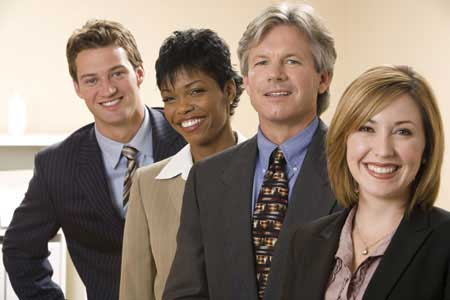
//> input picture GroupPic.jpg, 450 x 300 px
$ ./facedetectexample GroupPic.jpg   (built with g++ and OpenCV 4)
//> lines starting //> are read from the running program, lines starting //| are printed output that depends on the picture; after the words box and inside, x2 and y2 are one past the last pixel; in counts of white or black regions, pixels touching at a corner belong together
#include "opencv2/objdetect/objdetect.hpp"
#include "opencv2/highgui/highgui.hpp"
#include "opencv2/imgproc/imgproc.hpp"

#include <cctype>
#include <iostream>
#include <iterator>
#include <stdio.h>

using namespace std;
using namespace cv;

static void help()
{
	cout << "\nThis program demonstrates the cascade recognizer. Now you can use Haar or LBP features.\n"
		"This classifier can recognize many kinds of rigid objects, once the appropriate classifier is trained.\n"
		"It's most known use is for faces.\n"
		"Usage:\n"
		"./facedetect [--cascade=<cascade_path> this is the primary trained classifier such as frontal face]\n"
		"   [--nested-cascade[=nested_cascade_path this an optional secondary classifier such as eyes]]\n"
		"   [--scale=<image scale greater or equal to 1, try 1.3 for example>]\n"
		"   [--try-flip]\n"
		"   [filename|camera_index]\n\n"
		"see facedetect.cmd for one call:\n"
		"./facedetect --cascade=\"../../data/haarcascades/haarcascade_frontalface_alt.xml\" --nested-cascade=\"../../data/haarcascades/haarcascade_eye.xml\" --scale=1.3\n\n"
		"During execution:\n\tHit any key to quit.\n"
		"\tUsing OpenCV version " << CV_VERSION << "\n" << endl;
}

void detectAndDraw(Mat& img, CascadeClassifier& cascade,
	CascadeClassifier& nestedCascade,
	double scale, bool tryflip);

//CHANGE THE FILE LOCATIONS IF YOU NEED TO.
string cascadeName = "haarcascade_frontalface_alt.xml";
string nestedCascadeName = "haarcascade_eye_tree_eyeglasses.xml";

int main(int argc, const char** argv)
{
	CvCapture* capture = 0;
	Mat frame, frameCopy, image;
	const string scaleOpt = "--scale=";
	size_t scaleOptLen = scaleOpt.length();
	const string cascadeOpt = "--cascade=";
	size_t cascadeOptLen = cascadeOpt.length();
	const string nestedCascadeOpt = "--nested-cascade";
	size_t nestedCascadeOptLen = nestedCascadeOpt.length();
	const string tryFlipOpt = "--try-flip";
	size_t tryFlipOptLen = tryFlipOpt.length();
	string inputName;
	bool tryflip = false;

	help();

	CascadeClassifier cascade, nestedCascade;
	double scale = 1;

	for (int i = 1; i < argc; i++)
	{
		cout << "Processing " << i << " " << argv[i] << endl;
		if (cascadeOpt.compare(0, cascadeOptLen, argv[i], cascadeOptLen) == 0)
		{
			cascadeName.assign(argv[i] + cascadeOptLen);
			cout << "  from which we have cascadeName= " << cascadeName << endl;
		}
		else if (nestedCascadeOpt.compare(0, nestedCascadeOptLen, argv[i], nestedCascadeOptLen) == 0)
		{
			if (argv[i][nestedCascadeOpt.length()] == '=')
				nestedCascadeName.assign(argv[i] + nestedCascadeOpt.length() + 1);
			if (!nestedCascade.load(nestedCascadeName))
				cerr << "WARNING: Could not load classifier cascade for nested objects" << endl;
		}
		else if (scaleOpt.compare(0, scaleOptLen, argv[i], scaleOptLen) == 0)
		{
			if (!sscanf(argv[i] + scaleOpt.length(), "%lf", &scale) || scale < 1)
				scale = 1;
			cout << " from which we read scale = " << scale << endl;
		}
		else if (tryFlipOpt.compare(0, tryFlipOptLen, argv[i], tryFlipOptLen) == 0)
		{
			tryflip = true;
			cout << " will try to flip image horizontally to detect assymetric objects\n";
		}
		else if (argv[i][0] == '-')
		{
			cerr << "WARNING: Unknown option %s" << argv[i] << endl;
		}
		else
			inputName.assign(argv[i]);
	}

	if (!cascade.load(cascadeName))
	{
		cerr << "ERROR: Could not load classifier cascade" << endl;
		help();
		return -1;
	}

	if (inputName.empty() || (isdigit(inputName.c_str()[0]) && inputName.c_str()[1] == '\0'))
	{
		capture = cvCaptureFromCAM(inputName.empty() ? 0 : inputName.c_str()[0] - '0');	//Might need to change the leftmost 0.
		int c = inputName.empty() ? 1 : inputName.c_str()[0] - '0';
		if (!capture) cout << "Capture from CAM " << c << " didn't work" << endl;
	}
	else if (inputName.size())
	{
		image = imread(inputName, 1);
//> image is the input picture: 300 rows x 450 cols, CV_8UC3; mean B, G, R 109.9, 122.4, 138.6
		if (image.empty())
		{
			capture = cvCaptureFromAVI(inputName.c_str());
			if (!capture) cout << "Capture from AVI didn't work" << endl;
		}
	}
	else
	{
		image = imread("lena.jpg", 1);
		if (image.empty()) cout << "Couldn't read lena.jpg" << endl;
	}

	cvNamedWindow("result", 1);

	if (capture)
	{
		cout << "In capture ..." << endl;
		for (;;)
		{
			IplImage* iplImg = cvQueryFrame(capture);
			frame = iplImg;
			if (frame.empty())
				break;
			if (iplImg->origin == IPL_ORIGIN_TL)
				frame.copyTo(frameCopy);
			else
				flip(frame, frameCopy, 0);

			detectAndDraw(frameCopy, cascade, nestedCascade, scale, tryflip);

			if (waitKey(10) >= 0)
				goto _cleanup_;
		}

		waitKey(0);

	_cleanup_:
		cvReleaseCapture(&capture);
	}
	else
	{
		cout << "In image read" << endl;
		if (!image.empty())
		{
			detectAndDraw(image, cascade, nestedCascade, scale, tryflip);
			waitKey(0);
		}
		else if (!inputName.empty())
		{
			/* assume it is a text file containing the
			list of the image filenames to be processed - one per line */
			FILE* f = fopen(inputName.c_str(), "rt");
			if (f)
			{
				char buf[1000 + 1];
				while (fgets(buf, 1000, f))
				{
					int len = (int)strlen(buf), c;
					while (len > 0 && isspace(buf[len - 1]))
						len--;
					buf[len] = '\0';
					cout << "file " << buf << endl;
					image = imread(buf, 1);
					if (!image.empty())
					{
						detectAndDraw(image, cascade, nestedCascade, scale, tryflip);
						c = waitKey(0);
						if (c == 27 || c == 'q' || c == 'Q')
							break;
					}
					else
					{
						cerr << "Aw snap, couldn't read image " << buf << endl;
					}
				}
				fclose(f);
			}
		}
	}

	cvDestroyWindow("result");

	return 0;
}

void detectAndDraw(Mat& img, CascadeClassifier& cascade,
	CascadeClassifier& nestedCascade,
	double scale, bool tryflip)
{
//> called with scale = 1, tryflip = false
	int i = 0;
	double t = 0;
	vector<Rect> faces, faces2;
	const static Scalar colors[] = { CV_RGB(0, 0, 255),
		CV_RGB(0, 128, 255),
		CV_RGB(0, 255, 255),
		CV_RGB(0, 255, 0),
		CV_RGB(255, 128, 0),
		CV_RGB(255, 255, 0),
		CV_RGB(255, 0, 0),
		CV_RGB(255, 0, 255) };
	Mat gray, smallImg(cvRound(img.rows / scale), cvRound(img.cols / scale), CV_8UC1);

	cvtColor(img, gray, CV_BGR2GRAY);
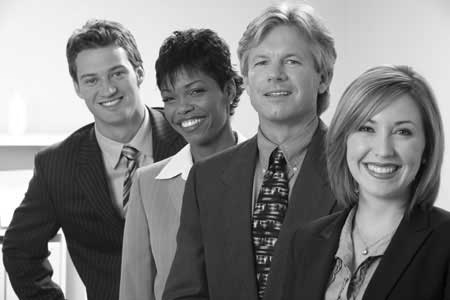
//> gray: 300 rows x 450 cols, CV_8UC1; min 2, max 255, mean 125.8
	resize(gray, smallImg, smallImg.size(), 0, 0, INTER_LINEAR);
	equalizeHist(smallImg, smallImg);
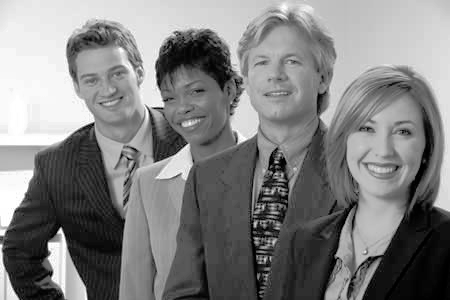
//> smallImg: 300 rows x 450 cols, CV_8UC1; min 0, max 255, mean 128.3

	t = (double)cvGetTickCount();
	cascade.detectMultiScale(smallImg, faces,
		1.1, 2, 0
		// |CV_HAAR_FIND_BIGGEST_OBJECT
		// |CV_HAAR_DO_ROUGH_SEARCH
		| CV_HAAR_SCALE_IMAGE
		,
		Size(30, 30));
//> faces = 4 Rects (x, y, width, height): [240, 34, 73, 73], [71, 53, 64, 64], [151, 65, 72, 72], [339, 96, 91, 91]
	if (tryflip)
	{
		flip(smallImg, smallImg, 1);
		cascade.detectMultiScale(smallImg, faces2,
			1.1, 0, 0
			// |CV_HAAR_FIND_BIGGEST_OBJECT
			// |CV_HAAR_DO_ROUGH_SEARCH
			| CV_HAAR_SCALE_IMAGE
			,
			Size(30, 30));
		for (vector<Rect>::const_iterator r = faces2.begin(); r != faces2.end(); r++)
		{
			faces.push_back(Rect(smallImg.cols - r->x - r->width, r->y, r->width, r->height));
		}
	}
	t = (double)cvGetTickCount() - t;
	printf("detection time = %g ms\n", t / ((double)cvGetTickFrequency()*1000.));
	for (vector<Rect>::const_iterator r = faces.begin(); r != faces.end(); r++, i++)
	{
		Mat smallImgROI;
		vector<Rect> nestedObjects;
		Point center;
		Scalar color = colors[i % 8];
		int radius;

		double aspect_ratio = (double)r->width / r->height;
		if (0.75 < aspect_ratio && aspect_ratio < 1.3)
		{
			center.x = cvRound((r->x + r->width*0.5)*scale);
			center.y = cvRound((r->y + r->height*0.5)*scale);
			radius = cvRound((r->width + r->height)*0.25*scale);
			circle(img, center, radius, color, 3, 8, 0);
		}
		else
			rectangle(img, cvPoint(cvRound(r->x*scale), cvRound(r->y*scale)),
			cvPoint(cvRound((r->x + r->width - 1)*scale), cvRound((r->y + r->height - 1)*scale)),
			color, 3, 8, 0);
		if (nestedCascade.empty())
			continue;
		smallImgROI = smallImg(*r);
		nestedCascade.detectMultiScale(smallImgROI, nestedObjects,
			1.1, 2, 0
			// |CV_HAAR_FIND_BIGGEST_OBJECT
			// |CV_HAAR_DO_ROUGH_SEARCH
			// |CV_HAAR_DO_CANNY_PRUNING
			| CV_HAAR_SCALE_IMAGE
			,
			Size(30, 30));
		for (vector<Rect>::const_iterator nr = nestedObjects.begin(); nr != nestedObjects.end(); nr++)
		{
			center.x = cvRound((r->x + nr->x + nr->width*0.5)*scale);
			center.y = cvRound((r->y + nr->y + nr->height*0.5)*scale);
			radius = cvRound((nr->width + nr->height)*0.25*scale);
			circle(img, center, radius, color, 3, 8, 0);
		}
	}
//> this loop made 4 passes
//> radius on passes 1 to 4: 36, 32, 36, 46
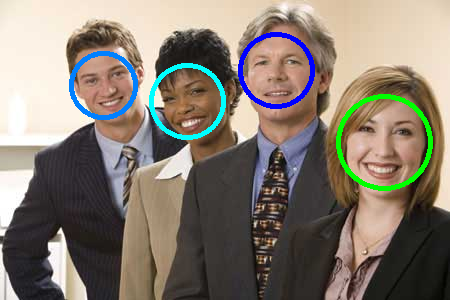
//> img: 300 rows x 450 cols, CV_8UC3; 3.46% of pixels changed, all inside (x1, y1, x2, y2) = (69, 32, 433, 191)
//> after the loop, i = 4
	cv::imshow("result", img);
}
